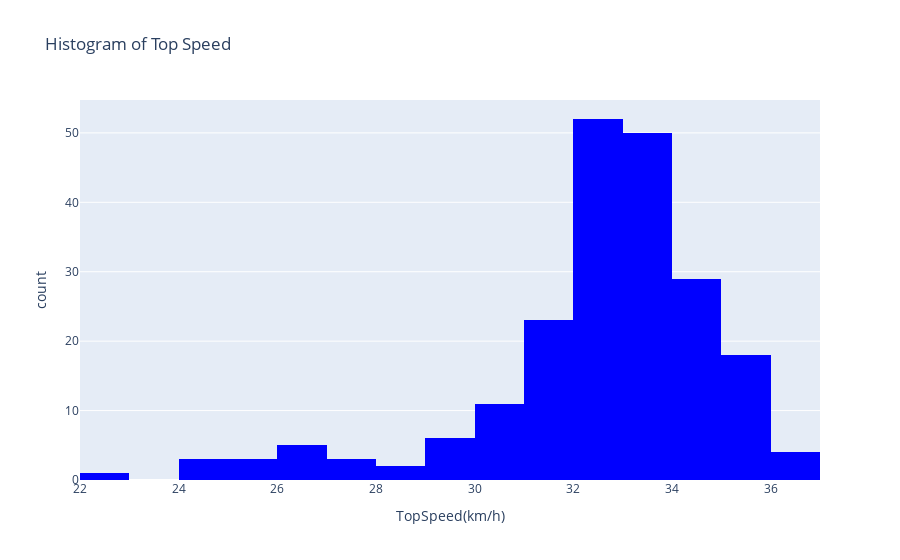

Notebook code cell kept with this figure:
### Code cell
fig = px.histogram(ucl, x='TopSpeed(km/h)', nbins=20, title='Histogram of Top Speed',color_discrete_sequence=['blue'])
fig.show()

### Figure 1 — Plotly figure (JSON) as saved in the notebook; plotly's stock layout.template omitted (floating-point values rounded to 4 significant figures; data arrays with more than 128 entries replaced by an {"elided": "..."} marker saying what was removed)
{"data": [{"bingroup": "x", "hovertemplate": "TopSpeed(km/h)=%{x}<br>count=%{y}<extra></extra>", "legendgroup": "", "marker": {"color": "blue", "pattern": {"shape": ""}}, "name": "", "nbinsx": 20, "orientation": "v", "showlegend": false, "x": {"elided": "210 float values"}, "xaxis": "x", "yaxis": "y", "type": "histogram"}], "layout": {"xaxis": {"anchor": "y", "domain": [0.0, 1.0], "title": {"text": "TopSpeed(km/h)"}}, "yaxis": {"anchor": "x", "domain": [0.0, 1.0], "title": {"text": "count"}}, "legend": {"tracegroupgap": 0}, "title": {"text": "Histogram of Top Speed"}, "barmode": "relative"}}
